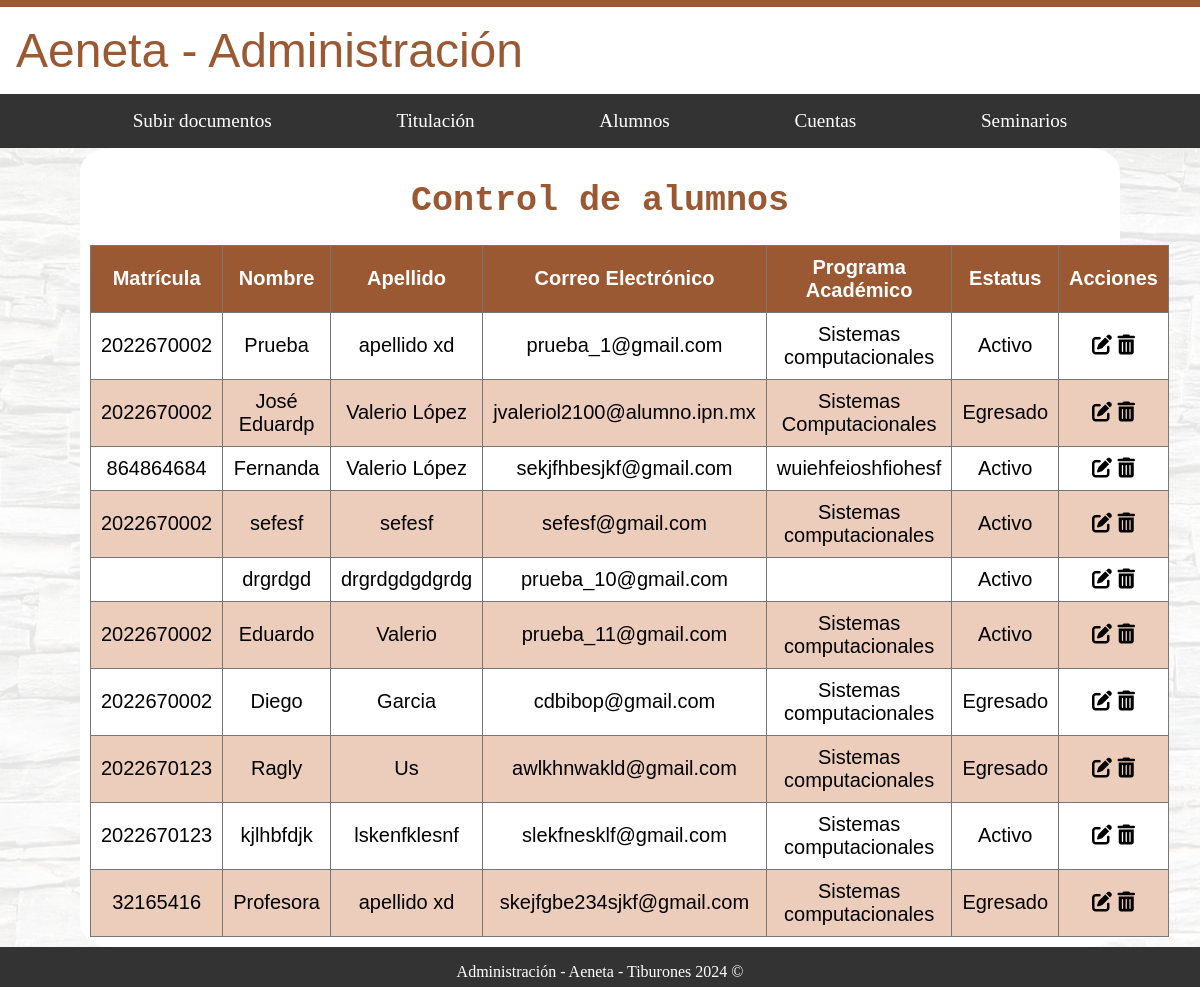
Before: /administracion/alumnos/ with the older database file.
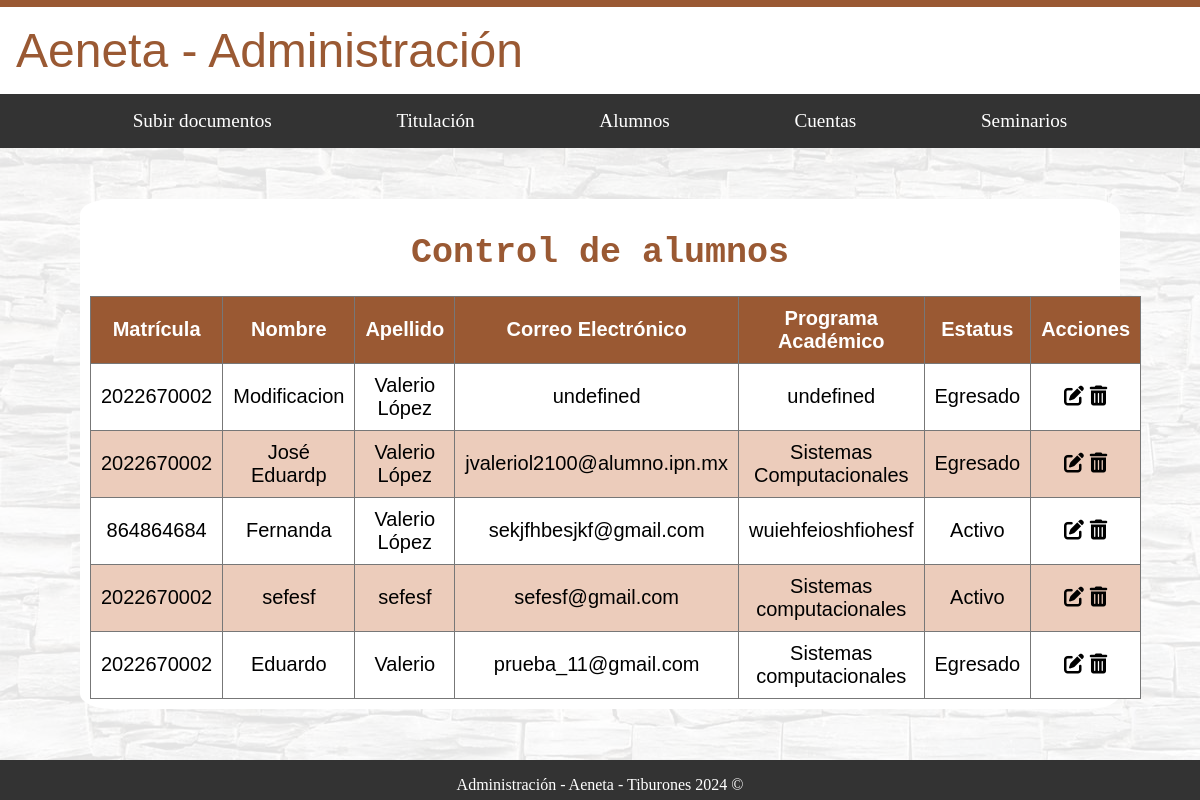
After: the same page with the newer database file.
### usuarios/models.py (models this page shows)
class CustomUser(AbstractUser):
    nombre = models.CharField(max_length=100)
    apellido = models.CharField(max_length=100)
    correo_electronico = models.EmailField(unique=True)
    is_administrador = models.BooleanField(default=False)
    is_alumno = models.BooleanField(default=False)
    is_docente = models.BooleanField(default=False)
    matricula = models.CharField(max_length=20, blank=True, null=True)
    programa_academico = models.CharField(max_length=100, blank=True, null=True)
    estatus = models.CharField(max_length=20, choices=[('activo', 'Activo'), ('egresado', 'Egresado')], blank=True, null=True)
    especialidad = models.CharField(max_length=100, blank=True, null=True)
    departamento_docente = models.CharField(max_length=100, blank=True, null=True)
    cargo = models.CharField(max_length=100, blank=True, null=True)
    departamento_admin = models.CharField(max_length=100, blank=True, null=True)

### administracion/views.py (the view)
# urls.py: path('alumnos/', alumnos_view, name='alumnos'),
def alumnos_view(request):
    alumnos = CustomUser.objects.filter(is_alumno=True)
    return render(request, 'Administracion/alumnos.html', {'alumnos': alumnos})

### administracion/context_processors.py (called while the page is built, shortened)
def admin_info(request):
    return {}

### alumnos/context_processors.py (called while the page is built, shortened)
def alumno_info(request):
    return {}

### docente/context_processors.py (called while the page is built, shortened)
def docente_info(request):
    return {}

### administracion/templates/administracion/alumnos.html (shortened to what this page needs)
{% extends "base_generic_Administracion.html" %}
{% load static%}
{% block content %}
<div id="fondo">
    <div class="contenedor_principal_a letra_texto">
        <h1 class="letra_titulos">Control de alumnos</h1>
        <table>
            <thead>
                <tr>
                    <th>Matrícula</th>
                    <th>Nombre</th>
                    <th>Apellido</th>
                    <th>Correo Electrónico</th>
                    <th>Programa Académico</th>
                    <th>Estatus</th>
                    <th>Acciones</th>
                </tr>
            </thead>
            <tbody>
                {% for alumno in alumnos %}
                <tr>
                    <td>{{ alumno.matricula }}</td>
                    <td>{{ alumno.nombre }}</td>
                    <td>{{ alumno.apellido }}</td>
                    <td>{{ alumno.correo_electronico }}</td>
                    <td>{{ alumno.programa_academico }}</td>
                    <td>{{ alumno.get_estatus_display }}</td>
                    <td>
                        <i class="fas fa-edit" onclick="editAlumno('{{ alumno.id }}')"></i>
                        <i class="fas fa-trash-alt" onclick="deleteAlumno('{{ alumno.id }}')"></i>
                    </td>
                </tr>
                {% endfor %}
            </tbody>
        </table>
    </div>
</div>
{% endblock %}

Changed rows visible on the page:
removed CustomUser: nombre "drgrdgd", apellido "drgrdgdgdgrdg", correo_electronico "prueba_10@gmail.com", estatus "Activo"
removed CustomUser: matricula "2022670002", nombre "Diego", apellido "Garcia", correo_electronico "cdbibop@gmail.com", programa_academico "Sistemas computacionales", estatus "Egresado"
removed CustomUser: matricula "2022670123", nombre "Ragly", apellido "Us", correo_electronico "awlkhnwakld@gmail.com", programa_academico "Sistemas computacionales", estatus "Egresado"
removed CustomUser: matricula "2022670123", nombre "kjlhbfdjk", apellido "lskenfklesnf", correo_electronico "slekfnesklf@gmail.com", programa_academico "Sistemas computacionales", estatus "Activo"
removed CustomUser: matricula "32165416", nombre "Profesora", apellido "apellido xd", correo_electronico "skejfgbe234sjkf@gmail.com", programa_academico "Sistemas computacionales", estatus "Egresado"
changed CustomUser: nombre "Prueba" → "Modificacion"; apellido "apellido xd" → "Valerio López"; correo_electronico "prueba_1@gmail.com" → "undefined"; programa_academico "Sistemas computacionales" → "undefined"; estatus "Activo" → "Egresado"
changed CustomUser "Eduardo": estatus "Activo" → "Egresado"
